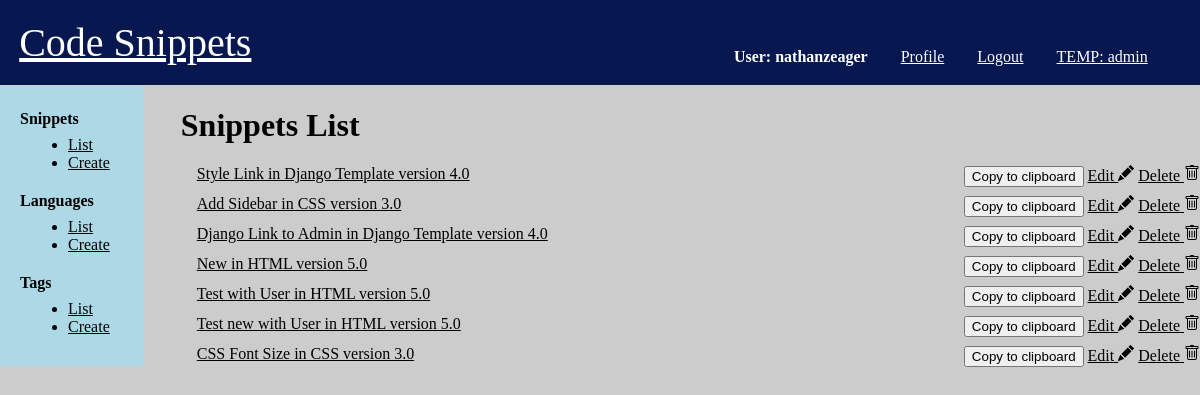
/ (signed in), run on the app's committed database.
### snippets/models.py (models this page shows)
class User(BaseUser):
    pass

class Snippet(models.Model):
    title = models.CharField(max_length=255, default='')
    description = models.CharField(max_length=512, default='', blank=True)
    code = models.TextField()
    language = models.ForeignKey(
        'Language', on_delete=models.CASCADE, related_name='snippets', blank=True, null=True)
    user = models.ManyToManyField(
        'User', related_name='snippets')
    author = models.ForeignKey(
        'User', on_delete=models.CASCADE, related_name='my_snippet')
    parent = models.ForeignKey(
        'Snippet', on_delete=models.SET_NULL, related_name='forks', blank=True, null=True)
    created_at = models.DateTimeField(auto_now_add=True)
    tag = models.ManyToManyField('Tag', related_name='snippets', blank=True)
    def __str__(self):
        return f'{self.title} in {self.language}'

class Language(models.Model):
    name = models.CharField(max_length=255)
    version = models.FloatField(blank=True, null=True)
    def __str__(self):
        return f'{self.name} version {self.version}'

### snippets/views.py (the view)
# urls.py: path('', views.list_snippet, name='list_snippet'),
def list_snippet(request):
    snippets = Snippet.objects.all()
    return render(request, 'snippets/list_snippet.html', {'snippets': snippets})

### templates/snippets/list_snippet.html (shortened to what this page needs)
{% extends 'base.html' %}
{% block content %}
    <h1> Snippets List </h1>
    {% for snippet in snippets %}
        <div class="list-item">
            <a href="{% url 'detail_snippet' pk=snippet.pk %}"> {{ snippet }} </a>
            <div class="actions">
                {% if user.is_authenticated %}
                <button class='btn' data-clipboard-text="copied text">Copy to clipboard</button>
                <a href="{% url 'edit_snippet' pk=snippet.pk %}"> Edit {% include './icons/pencil-fill.svg' %}</a>
                <a href="{% url 'delete_snippet' pk=snippet.pk %}"> Delete {% include './icons/trash.svg' %}</a>
                {% endif %}
            </div>
        </div>
    {% endfor %}
{% endblock content %}

### templates/base.html (shortened to what this page needs)
{% load static %}
<!DOCTYPE html>
<html lang="en">
<head>
    <link rel="stylesheet" href="{% static 'css/style.css' %}">
</head>
<body>
    <header>
        <a href="{% url 'list_snippet' %}">Code Snippets</a>
         <div class='account'>{% if user.is_authenticated %}<div class="username">User: {{request.user.username}}</div> <div><a href="/profile">Profile</a></div> <div><a href="/accounts/logout">Logout</a></div> {% else %} <div><a href="/accounts/login">Login</a></div> <div><a href="/accounts/register">Register</a></div> {% endif %} <div> <a href="{% url 'admin:index' %}"> TEMP: admin</a> </div></div>
    </header>
    <div class="sidebar">
        <div class="sidebar-section">
            Snippets
            <ul>
                <li><a href="{% url 'list_snippet' %}">List</a></li>
                {% if user.is_authenticated %}
                <li><a href="{% url 'create_snippet' %}">Create</a></li>
                {% endif %}
            </ul>
        </div>
        <div class="sidebar-section">
            Languages
            <ul>
                <li><a href="{% url 'list_language' %}">List</a></li>
                {% if user.is_authenticated %}
                <li><a href="{% url 'create_language' %}">Create</a></li>
                {% endif %}
            </ul>
        </div>
        <div class="sidebar-section">
            Tags
            <ul>
                <li><a href="{% url 'list_tag' %}">List</a></li>
                {% if user.is_authenticated %}
                <li><a href="{% url 'create_tag' %}">Create</a></li>
                {% endif %}
            </ul>
        </div>
    </div>
    <div class="body-text">
        {% block content %}
        {% endblock content %}
    </div>
</body>
</html>

### static/css/style.css (style rules this page uses)
html, body { margin: 0; padding: 0; }
body { background-color: #ccc; }
a { color: black; }
header { background-color: rgb(7, 23, 80); padding: 1.2rem; margin: 0; font-size: 2.5rem; color: white; display: flex; justify-content: space-between; }
header a { color: white; }
.account { font-size: 1rem; width: 30rem; position: relative; display: flex; justify-content: space-evenly; }
.account div { margin-top: auto; }
.username { font-weight: bold; }
.sidebar { height: 16.5rem; width: 9rem; position: fixed; left: 0; top: 5.4rem; padding-top: 1rem; background-color: lightblue; }
.sidebar div { padding: 0.5rem 0.25rem 0.25rem 1.25rem; display: block; font-size: 16px; font-weight: bold; }
.sidebar div ul { margin: 0.5rem; font-size: 16px; font-weight: normal; }
.body-text { margin-left: 9.3rem; padding-left: 2rem; }
.list-item { padding: 0 0 0.5rem 1rem; display: flex; justify-content: space-between; }
h1 { display: flex; justify-content: space-between; }

### data on the page
User: user.username "nathanzeager"
Snippet: title+language "Style Link in Django Template version 4.0"
Snippet: title+language "Add Sidebar in CSS version 3.0"
Snippet: title+language "Django Link to Admin in Django Template version 4.0"
Snippet: title+language "New in HTML version 5.0"
Snippet: title+language "Test with User in HTML version 5.0"
Snippet: title+language "Test new with User in HTML version 5.0"
Snippet: title+language "CSS Font Size in CSS version 3.0"
